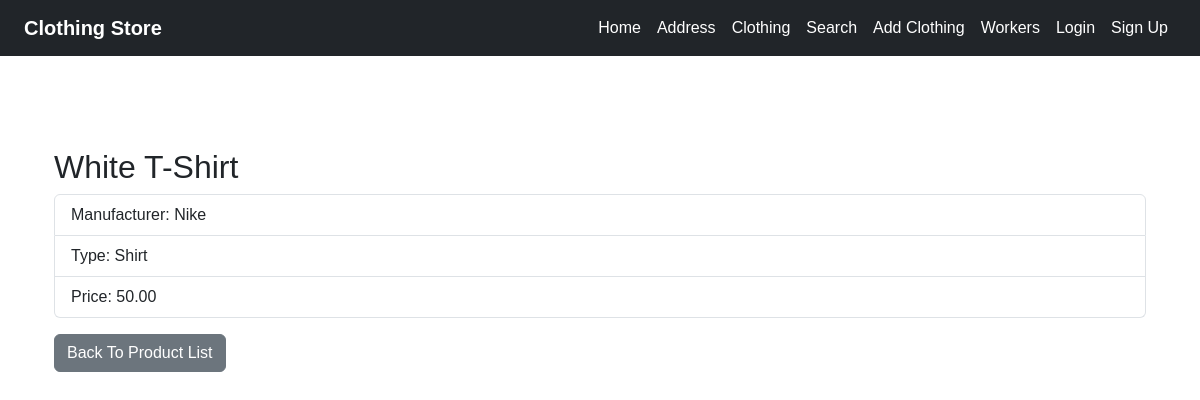
Page /clothing/1/ on the earlier database version.
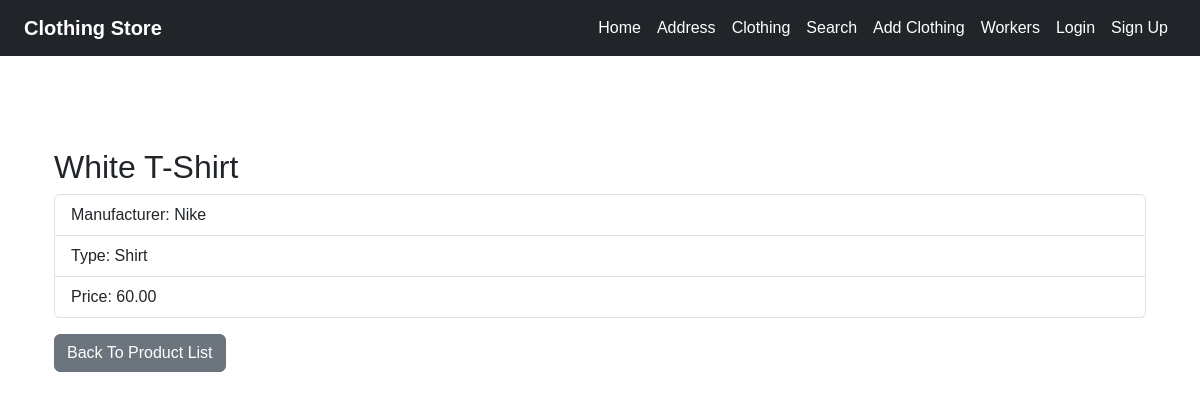
Same page on the later database version.
### clothing/models.py (models this page shows, shortened)
class ClothingModel(models.Model):
    name = models.CharField(max_length=100)
    manufacturer = models.CharField(max_length=100)
    price = models.DecimalField(max_digits=8, decimal_places=2, validators=[MinValueValidator(0), MaxValueValidator(1000)])
    type = models.ForeignKey(TypeModel, on_delete=models.CASCADE,related_name='clothing_items')

class TypeModel(models.Model):
    name = models.CharField(max_length=100)

### clothing/views.py (the view)
# urls.py: path('<int:pk>/', views.ClothingDetailView.as_view(), name='clothing_detail'),
class ClothingDetailView(DetailView):
    model=ClothingModel
    template_name='clothing/clothing_detail.html'
    context_object_name='item'

### clothing/templates/clothing/clothing_detail.html (shortened to what this page needs)
{% extends 'layout.html' %}
{% block content %}
<div class="container mt-5">
    <h2>{{ item.name }}</h2>
    <ul class="list-group">
        <li class="list-group-item">Manufacturer: {{ item.manufacturer }}</li>
        <li class="list-group-item">Type: {{ item.type.name }}</li>
        <li class="list-group-item">Price: {{ item.price }}</li>
    </ul>
    <a href="{% url 'product_list' %}" class="btn btn-secondary mt-3">Back To Product List</a>
</div>
{% endblock %}

Differences in the rows shown:
changed ClothingModel "White T-Shirt": price "50.00" → "60.00"
